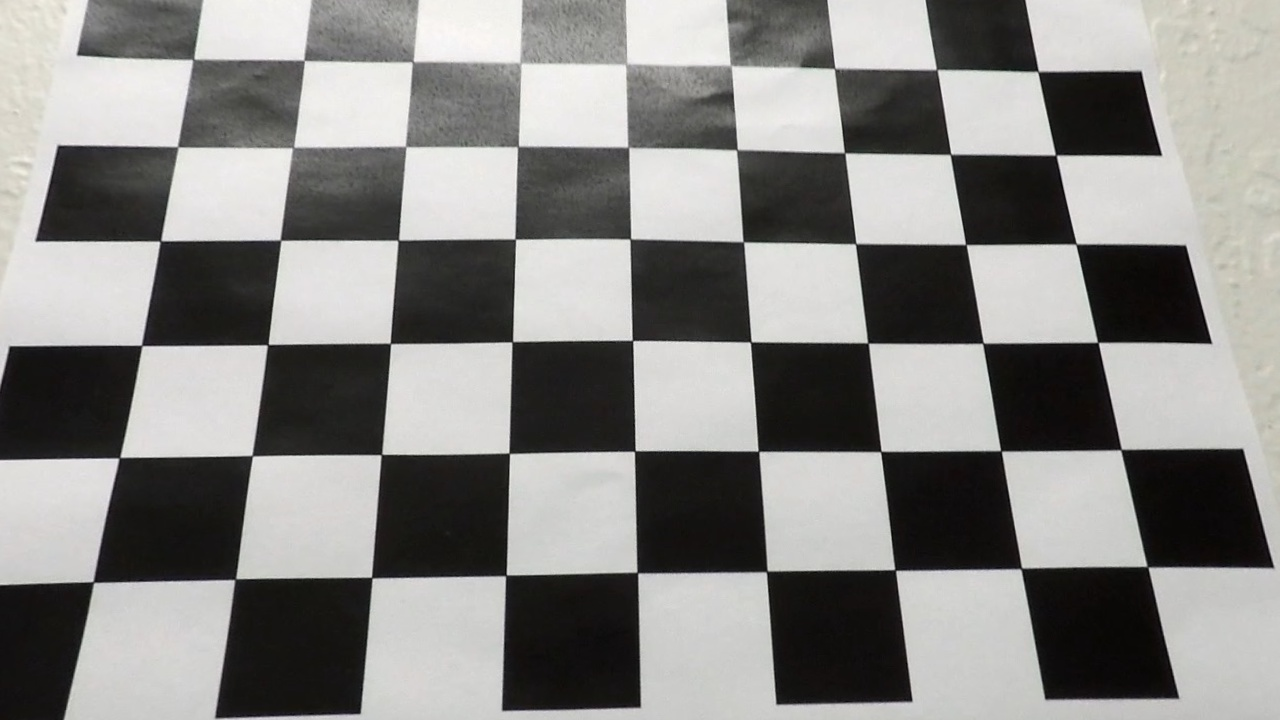
#> input picture camera_cal/test_cal.jpg, 1280 x 720 px, given in place of the camera
$ python main.py   (older library calls are emulated)
#> lines starting #> are read from the running program, lines starting #| are printed output that depends on the picture
#Authorization:Phantom genitix technologics
#
import glob
import pickle
import time
import cv2
import numpy as np
import serial

# [19 lines left out: function undistort_img, not called in this run]


def undistort(img, cal_dir='camera_cal/cal_pickle.p'):
    with open(cal_dir, mode='rb') as f:
        file = pickle.load(f)
    mtx = file['mtx']
    dist = file['dist']
    dst = cv2.undistort(img, mtx, dist, None, mtx)
    return dst


def pipeline(img, s_thresh=(100, 255), sx_thresh=(15, 255)):
    img = undistort(img)
    img = np.copy(img)
    hls = cv2.cvtColor(img, cv2.COLOR_RGB2HLS).astype(np.float)
    l_channel = hls[:, :, 1]
    s_channel = hls[:, :, 2]
    h_channel = hls[:, :, 0]
    sobelx = cv2.Sobel(l_channel, cv2.CV_64F, 1, 1)  # Take the derivative in x
    abs_sobelx = np.absolute(sobelx)  # Absolute x derivative to accentuate lines away from horizontal
    scaled_sobel = np.uint8(255 * abs_sobelx / np.max(abs_sobelx))
    sxbinary = np.zeros_like(scaled_sobel)
    sxbinary[(scaled_sobel >= sx_thresh[0]) & (scaled_sobel <= sx_thresh[1])] = 1
    s_binary = np.zeros_like(s_channel)
    s_binary[(s_channel >= s_thresh[0]) & (s_channel <= s_thresh[1])] = 1
    color_binary = np.dstack((np.zeros_like(sxbinary), sxbinary, s_binary)) * 255
    combined_binary = np.zeros_like(sxbinary)
    combined_binary[(s_binary == 1) | (sxbinary == 1)] = 1
    return combined_binary


def perspective_warp(img,
                     dst_size=(1280, 720),
                     src=np.float32([(0.43, 0.65), (0.58, 0.65), (0.1, 1), (1, 1)]),
                     dst=np.float32([(0, 0), (1, 0), (0, 1), (1, 1)])):
    img_size = np.float32([(img.shape[1], img.shape[0])])
    src = src * img_size
    dst = dst * np.float32(dst_size)
    M = cv2.getPerspectiveTransform(src, dst)
    warped = cv2.warpPerspective(img, M, dst_size)
    return warped


def inv_perspective_warp(img,
                         dst_size=(1280, 720),
                         src=np.float32([(0, 0), (1, 0), (0, 1), (1, 1)]),
                         dst=np.float32([(0.43, 0.65), (0.58, 0.65), (0.1, 1), (1, 1)])):
    img_size = np.float32([(img.shape[1], img.shape[0])])
    src = src * img_size
    dst = dst * np.float32(dst_size)
    M = cv2.getPerspectiveTransform(src, dst)
    warped = cv2.warpPerspective(img, M, dst_size)
    return warped


def get_hist(img):
    hist = np.sum(img[img.shape[0] // 2:, :], axis=0)
    return hist


left_a, left_b, left_c = [], [], []
right_a, right_b, right_c = [], [], []


def sliding_window(img, nwindows=9, margin=150, minpix=1, draw_windows=True):
    global left_a, left_b, left_c, right_a, right_b, right_c
    left_fit_ = np.empty(3)
    right_fit_ = np.empty(3)
    out_img = np.dstack((img, img, img)) * 255
    histogram = get_hist(img)
    midpoint = int(histogram.shape[0] / 2)
    leftx_base = np.argmax(histogram[:midpoint])
    rightx_base = np.argmax(histogram[midpoint:]) + midpoint
    window_height = np.int(img.shape[0] / nwindows)
    nonzero = img.nonzero()
    nonzeroy = np.array(nonzero[0])
    nonzerox = np.array(nonzero[1])
    leftx_current = leftx_base
    rightx_current = rightx_base
    left_lane_inds = []
    right_lane_inds = []

    for window in range(nwindows):
        win_y_low = img.shape[0] - (window + 1) * window_height
        win_y_high = img.shape[0] - window * window_height
        win_xleft_low = leftx_current - margin
        win_xleft_high = leftx_current + margin
        win_xright_low = rightx_current - margin
        win_xright_high = rightx_current + margin
        if draw_windows:
            cv2.rectangle(out_img, (win_xleft_low, win_y_low), (win_xleft_high, win_y_high),
                          (100, 255, 255), 3)
            cv2.rectangle(out_img, (win_xright_low, win_y_low), (win_xright_high, win_y_high),
                          (100, 255, 255), 3)
        good_left_inds = ((nonzeroy >= win_y_low) & (nonzeroy < win_y_high) &
                          (nonzerox >= win_xleft_low) & (nonzerox < win_xleft_high)).nonzero()[0]
        good_right_inds = ((nonzeroy >= win_y_low) & (nonzeroy < win_y_high) &
                           (nonzerox >= win_xright_low) & (nonzerox < win_xright_high)).nonzero()[0]
        left_lane_inds.append(good_left_inds)
        right_lane_inds.append(good_right_inds)
        if len(good_left_inds) > minpix:
            leftx_current = np.int(np.mean(nonzerox[good_left_inds]))
        if len(good_right_inds) > minpix:
            rightx_current = np.int(np.mean(nonzerox[good_right_inds]))

    left_lane_inds = np.concatenate(left_lane_inds)
    right_lane_inds = np.concatenate(right_lane_inds)
    leftx = nonzerox[left_lane_inds]
    lefty = nonzeroy[left_lane_inds]
    rightx = nonzerox[right_lane_inds]
    righty = nonzeroy[right_lane_inds]
    left_fit = np.polyfit(lefty, leftx, 2)
    right_fit = np.polyfit(righty, rightx, 2)
    left_a.append(left_fit[0])
    left_b.append(left_fit[1])
    left_c.append(left_fit[2])
    right_a.append(right_fit[0])
    right_b.append(right_fit[1])
    right_c.append(right_fit[2])
    left_fit_[0] = np.mean(left_a[-10:])
    left_fit_[1] = np.mean(left_b[-10:])
    left_fit_[2] = np.mean(left_c[-10:])
    right_fit_[0] = np.mean(right_a[-10:])
    right_fit_[1] = np.mean(right_b[-10:])
    right_fit_[2] = np.mean(right_c[-10:])
    ploty = np.linspace(0, img.shape[0] - 1, img.shape[0])
    left_fitx = left_fit_[0] * ploty ** 2 + left_fit_[1] * ploty + left_fit_[2]
    right_fitx = right_fit_[0] * ploty ** 2 + right_fit_[1] * ploty + right_fit_[2]
    out_img[nonzeroy[left_lane_inds], nonzerox[left_lane_inds]] = [255, 0, 100]
    out_img[nonzeroy[right_lane_inds], nonzerox[right_lane_inds]] = [0, 100, 255]

    return out_img, (left_fitx, right_fitx), (left_fit_, right_fit_), ploty


def get_curve(img, leftx, rightx):
    ploty = np.linspace(0, img.shape[0] - 1, img.shape[0])
    y_eval = np.max(ploty)
    ym_per_pix = 30.5 / 720
    xm_per_pix = 3.7 / 720
    left_fit_cr = np.polyfit(ploty * ym_per_pix, leftx * xm_per_pix, 2)
    right_fit_cr = np.polyfit(ploty * ym_per_pix, rightx * xm_per_pix, 2)
    left_curverad = ((1 + (2 * left_fit_cr[0] * y_eval * ym_per_pix + left_fit_cr[1]) ** 2) ** 1.5) / np.absolute(
        2 * left_fit_cr[0])
    right_curverad = ((1 + (2 * right_fit_cr[0] * y_eval * ym_per_pix + right_fit_cr[1]) ** 2) ** 1.5) / np.absolute(
        2 * right_fit_cr[0])
    car_pos = img.shape[1] / 2
    l_fit_x_int = left_fit_cr[0] * img.shape[0] ** 2 + left_fit_cr[1] * img.shape[0] + left_fit_cr[2]
    r_fit_x_int = right_fit_cr[0] * img.shape[0] ** 2 + right_fit_cr[1] * img.shape[0] + right_fit_cr[2]
    lane_center_position = (r_fit_x_int + l_fit_x_int) / 2
    center = (car_pos - lane_center_position) * xm_per_pix / 10
    return (left_curverad, right_curverad, center)


def draw_lanes(img, left_fit, right_fit):
    ploty = np.linspace(0, img.shape[0] - 1, img.shape[0])
    color_img = np.zeros_like(img)
    left = np.array([np.transpose(np.vstack([left_fit, ploty]))])
    right = np.array([np.flipud(np.transpose(np.vstack([right_fit, ploty])))])
    points = np.hstack((left, right))
    cv2.fillPoly(color_img, np.int_(points), (255, 5, 0))
    inv_perspective = inv_perspective_warp(color_img)
    inv_perspective = cv2.addWeighted(img, 1, inv_perspective, 0.7, 0)
    return inv_perspective


def calc_servo_pos(center_value):
    main_offset = abs(center_value)
    if main_offset < 10:
        return 'ALMOST CENTER', 'CENTER', 0
    elif 10 < main_offset < 100:
        if center_value > 0:
            return 'TURN SLIGHTLY TO LEFT', 'LEFT', 30
        else:
            return 'TURN SLIGHTLY TO RIGHT', 'RIGHT', 30
    elif main_offset > 100:
        if center_value > 0:
            return 'TURN HARDLY TO LEFT', 'LEFT', 75
        else:
            return 'TURN HARDLY TO RIGHT', 'RIGHT', 75
    else:
        return 'NONE', 'NONE', 'NONE'


def vid_pipeline(img):
    gray = cv2.cvtColor(img, cv2.COLOR_BGR2GRAY)
    gray = gray[350:1150, 400:750]
    img_ = pipeline(img)
    img_ = perspective_warp(img_)
    out_img, curves, lanes, ploty = sliding_window(img_, draw_windows=False)
    curverad = get_curve(img, curves[0], curves[1])
    lane_curve = np.mean([curverad[0], curverad[1]])
    left_most_end = np.mean((curves[0]))
    right_most_end = np.mean((curves[1]))
    img = draw_lanes(img, curves[0], curves[1])
    font = cv2.FONT_HERSHEY_SIMPLEX
    car_cascade = cv2.CascadeClassifier('Support/cars.xml')
    bike_cascade = cv2.CascadeClassifier('Support/bike.xml')
    bus_cascade = cv2.CascadeClassifier('Support/bus.xml')
    pedestrian_cascade = cv2.CascadeClassifier('Support/pedestrian.xml')
    cv2.putText(img, 'Lane Curvature: {:.0f} m'.format(lane_curve), (450, 50), font, 0.7, (0, 255, 255), 2)
    cv2.putText(img, 'Vehicle offset: {:.4f} m'.format(curverad[2]), (450, 80), font, 0.7, (0, 255, 255), 2)
    cv2.line(img, (640, 535), (640, 595), (0, 0, 255), 2)
    cars = car_cascade.detectMultiScale(gray, 1.5, 3)
    bikes = bike_cascade.detectMultiScale(gray, 1.19, 1)
    buses = bus_cascade.detectMultiScale(gray, 1.16, 1)
    pedestrians = pedestrian_cascade.detectMultiScale(gray, 1.3, 2)
    if (len(cars) > 0) or (len(bikes) > 0) or (len(buses) > 0) or (len(pedestrians) > 0):
        obstacles = []
        if len(cars) > 0:
            for (x, y, w, h) in cars:
                cv2.rectangle(gray, (x, y), (x + w, y + h), (0, 0, 255), 2)
                obstacles.append(f'{len(cars)}-car')
        if len(bikes) > 0:
            for (x, y, w, h) in bikes:
                cv2.rectangle(img, (x, y), (x + w, y + h), (0, 255, 215), 2)
                obstacles.append(f'{len(bikes)}-Bike')
        if len(buses) > 0:
            for (x, y, w, h) in buses:
                cv2.rectangle(img, (x, y), (x + w, y + h), (0, 0, 255), 2)
                obstacles.append(f'{len(buses)}-Bus')
        if len(pedestrians) > 0:
            for (a, b, c, d) in pedestrians:
                cv2.rectangle(img, (a, b), (a + c, b + d), (0, 255, 210), 4)
                obstacles.append(f'{len(pedestrians)}-Pedestrian')
        cv2.putText(img, f"Obstacles Ahead: {str(obstacles).replace('[','').replace(']','')} in front",
                    (450, 140), font, 0.7, (0, 255, 255), 2)
    else:
        cv2.putText(img, "Obstacles Ahead: No Obstacles in Front", (450, 140), font, 0.7, (0, 255, 255), 2)
    return img, gray, left_most_end, right_most_end


right_curves, left_curves = [], []
video_path = 'TEST/Test.mp4'
cap = cv2.VideoCapture(0)  #video_path

while True:
    start_time = time.time()
    ret, img = cap.read()
#> img is the input picture: shape (720, 1280, 3); mean B, G, R 132.4, 134.7, 135.5
    if ret:
        img = cv2.resize(img, (1280, 720), interpolation=cv2.INTER_AREA)
        kp, detection_gray, left_most_end, right_most_end = vid_pipeline(img)
#> (reads camera_cal/cal_pickle.p from the repository)
#> in pipeline, `sobelx = cv2.Sobel(l_channel, cv2.CV_64F, 1, 1)`:
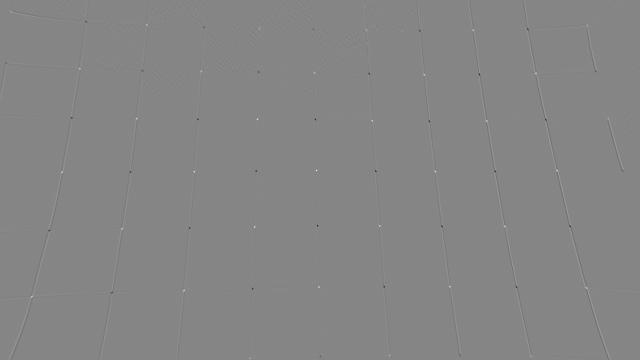
#> sobelx: shape (720, 1280) float64 (shown at 1/2 size); min -274, max 249, mean 0; drawn with min black and max white
#> in vid_pipeline, `img_ = pipeline(img)`:
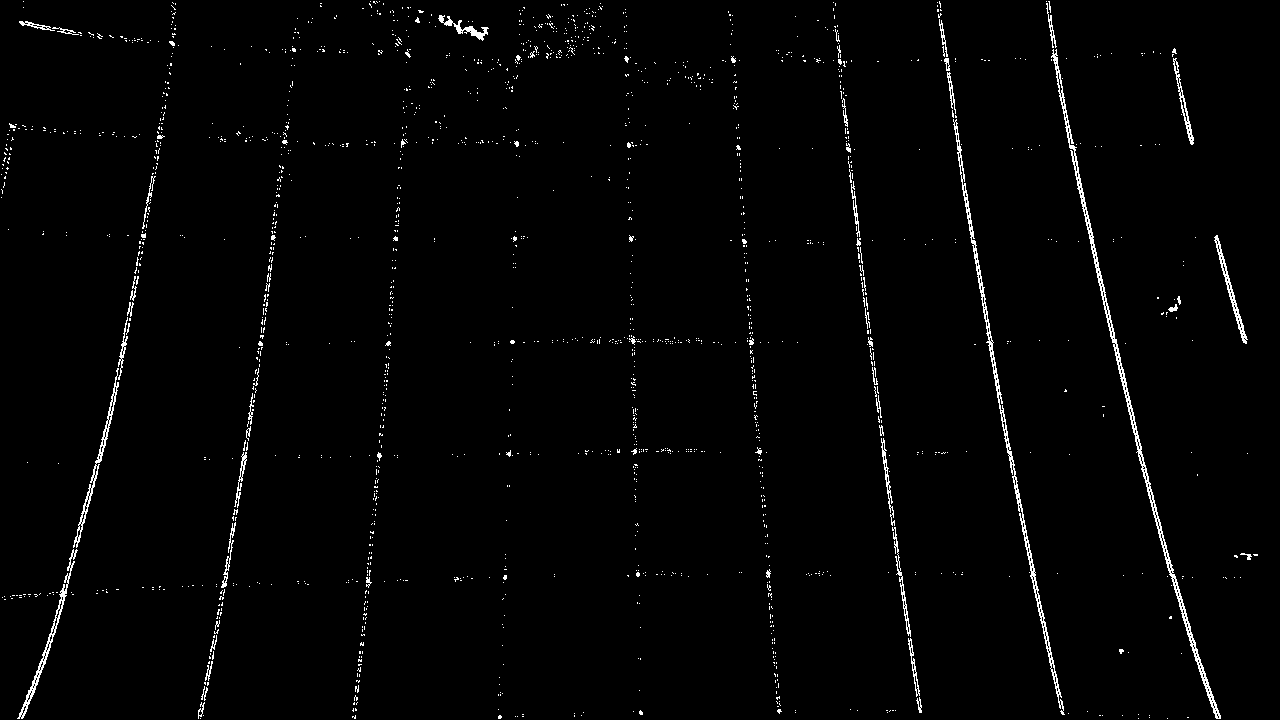
#> img_: shape (720, 1280); values 0 (black) and 1 (white), 1.6% white in thin lines or dots
#> in perspective_warp, `src = src * img_size`: src = [[550.4, 468], [742.4, 468], [128, 720], [1280, 720]]
#> in perspective_warp, `dst = dst * np.float32(dst_size)`: dst = [[0, 0], [1280, 0], [0, 720], [1280, 720]]
#> in perspective_warp, `M = cv2.getPerspectiveTransform(src, dst)`: M = [[-0.805, -1.35, 1074], [-5.33e-16, -2.07, 968.3], [-6.72e-19, -0.00239, 1]]
#> in get_hist, `hist = np.sum(img[img.shape[0] // 2:, :], axis=0)`: hist = 1280 values, max 27 at index 570, min 0 at index 67, mean 2.49
#> in sliding_window, `histogram = get_hist(img)`: histogram has the same summary as hist in get_hist
#> in sliding_window, `leftx_base = np.argmax(histogram[:midpoint])`: leftx_base = 570
#> in sliding_window, `rightx_base = np.argmax(histogram[midpoint:]) + midpoint`: rightx_base = 1057
#> in sliding_window, `nonzero = img.nonzero()`: nonzero = 4105 positions, rows 10 to 719, columns 0 to 1279
#> in sliding_window, `nonzeroy = np.array(nonzero[0])`: nonzeroy = 4105 values from 10 to 719
#> in sliding_window, `nonzerox = np.array(nonzero[1])`: nonzerox = 4105 values, max 1279 at index 1282, min 0 at index 2198, mean 847.6
#> in sliding_window, `leftx_current = leftx_base`: leftx_current = 570
#> in sliding_window, `rightx_current = rightx_base`: rightx_current = 1057
#> the loop in sliding_window, `for window in range(nwindows):` made 9 passes
#> (win_xleft_low, win_xleft_high, win_xright_low, win_xright_high, leftx_current, rightx_current) on passes 1, 2, 3, 5, 6, 7: (420, 720, 907, 1207, 526, 1052), (376, 676, 902, 1202, 580, 1096), (430, 730, 946, 1246, 565, 1213), (418, 718, 1063, 1363, 563, 1083), (413, 713, 933, 1233, 562, 1132), (412, 712, 982, 1282, 569, 1197)
#> after the loop in sliding_window, `for window in range(nwindows):`: left_lane_inds = 9 items
#> in sliding_window, `left_lane_inds = np.concatenate(left_lane_inds)`: left_lane_inds = 796 values, max 4084 at index 21, min 0 at index 607, mean 789.7
#> in sliding_window, `right_lane_inds = np.concatenate(right_lane_inds)`: right_lane_inds = 1633 values, max 4098 at index 559, min 409 at index 1545, mean 2217.8
#> in sliding_window, `leftx = nonzerox[left_lane_inds]`: leftx = 796 values, max 675 at index 147, min 389 at index 73, mean 564.3
#> in sliding_window, `lefty = nonzeroy[left_lane_inds]`: lefty = 796 values, max 718 at index 17, min 10 at index 607, mean 263.7
#> in sliding_window, `rightx = nonzerox[right_lane_inds]`: rightx = 1633 values, max 1245 at index 1079, min 907 at index 518, mean 1102.7
#> in sliding_window, `righty = nonzeroy[right_lane_inds]`: righty = 1633 values, max 719 at index 558, min 173 at index 1545, mean 548.7
#> in sliding_window, `left_fit = np.polyfit(lefty, leftx, 2)`: left_fit = [-9.81e-05, 0.0833, 553.4]
#> in sliding_window, `right_fit = np.polyfit(righty, rightx, 2)`: right_fit = [-0.00106, 0.779, 1018.5]
#> in vid_pipeline, `out_img, curves, lanes, ploty = sliding_window(img_, draw_windows=False)`: lanes = ([-9.81e-05, 0.0833, 553.4], [-0.00106, 0.779, 1018.5]); ploty = 720 values from 0 to 719
#> in get_curve, `left_fit_cr = np.polyfit(ploty * ym_per_pix, leftx * xm_per_pix, 2)`: left_fit_cr = [-0.000281, 0.0101, 2.84]
#> in get_curve, `right_fit_cr = np.polyfit(ploty * ym_per_pix, rightx * xm_per_pix, 2)`: right_fit_cr = [-0.00303, 0.0945, 5.23]
#> in get_curve, `left_curverad = ((1 + (2 * left_fit_cr[0] * y_eval * ym_per_pix + left..`: left_curverad = 1779
#> in get_curve, `right_curverad = ((1 + (2 * right_fit_cr[0] * y_eval * ym_per_pix + ri..`: right_curverad = 166.8
#> in get_curve, `l_fit_x_int = left_fit_cr[0] * img.shape[0] ** 2 + left_fit_cr[1] * im..`: l_fit_x_int = -135.6
#> in get_curve, `r_fit_x_int = right_fit_cr[0] * img.shape[0] ** 2 + right_fit_cr[1] * ..`: r_fit_x_int = -1499.9
#> in get_curve, `lane_center_position = (r_fit_x_int + l_fit_x_int) / 2`: lane_center_position = -817.8
#> in get_curve, `center = (car_pos - lane_center_position) * xm_per_pix / 10`: center = 0.749
#> in vid_pipeline, `curverad = get_curve(img, curves[0], curves[1])`: curverad = (1779, 166.8, 0.749)
#> in vid_pipeline, `lane_curve = np.mean([curverad[0], curverad[1]])`: lane_curve = 972.9
#> in vid_pipeline, `left_most_end = np.mean((curves[0]))`: left_most_end = 566.4
#> in vid_pipeline, `right_most_end = np.mean((curves[1]))`: right_most_end = 1115.9
#> in draw_lanes, `left = np.array([np.transpose(np.vstack([left_fit, ploty]))])`: left = 720 pairs, first value 553.4 to 571.1, second value 0 to 719
#> in draw_lanes, `right = np.array([np.flipud(np.transpose(np.vstack([right_fit, ploty])..`: right = 720 pairs, first value 1018.5 to 1161.7, second value 0 to 719
#> in draw_lanes, `points = np.hstack((left, right))`: points = 1440 pairs, first value 553.4 to 1161.7, second value 0 to 719
#> in draw_lanes, `cv2.fillPoly(color_img, np.int_(points), (255, 5, 0))`:
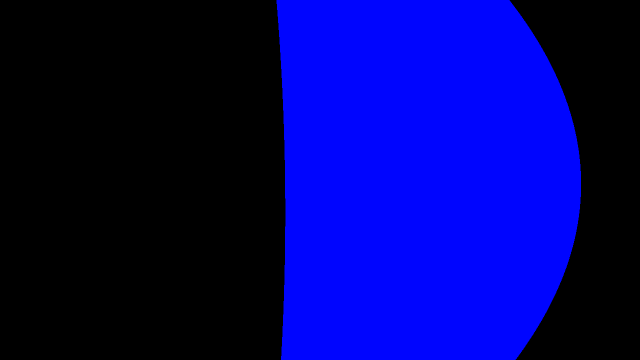
#> color_img: shape (720, 1280, 3) (shown at 1/2 size); mean of channels 0, 1, 2 109.7, 2.2, 0; drawn as B, G, R
#> in inv_perspective_warp, `src = src * img_size`: src = [[0, 0], [1280, 0], [0, 720], [1280, 720]]
#> in inv_perspective_warp, `dst = dst * np.float32(dst_size)`: dst = [[550.4, 468], [742.4, 468], [128, 720], [1280, 720]]
#> in inv_perspective_warp, `M = cv2.getPerspectiveTransform(src, dst)`: M = [[0.15, -0.735, 550.4], [-1.55e-16, -0.483, 468], [-3.3e-19, -0.00116, 1]]
#> in vid_pipeline, `font = cv2.FONT_HERSHEY_SIMPLEX`: font = 0
#> in vid_pipeline, `cars = car_cascade.detectMultiScale(gray, 1.5, 3)`: cars = ()
#> left_most_end = 566.4; right_most_end = 1115.9
        lane_center_pos = int((right_most_end - left_most_end) / 2) + int(left_most_end)
#> lane_center_pos = 840
        cv2.putText(kp, f'Processing Time: {round((time.time() - start_time), 4)} Seconds', (450, 110),
                    cv2.FONT_HERSHEY_SIMPLEX, 0.7, (0, 255, 255), 2)
        cv2.rectangle(kp, (200, 535), (200 + 880, 535 + 60), (0, 0, 255), 5)
        cv2.putText(kp, 'Steering Control', (530, 520), cv2.FONT_HERSHEY_SIMPLEX, 1, (0, 255, 0), 2)
        cv2.putText(kp, '.', (int(lane_center_pos), 570), cv2.FONT_HERSHEY_SIMPLEX, 2, (0, 255, 0), 25)
        offset = int(630 - lane_center_pos)
#> offset = -210
        steering_commands, side, PWM = calc_servo_pos(offset)
#> in calc_servo_pos, `main_offset = abs(center_value)`: main_offset = 210
#> steering_commands = 'TURN HARDLY TO RIGHT'; side = 'RIGHT'; PWM = 75
        cv2.putText(kp, f"Remarks: {steering_commands} ", (450, 170), cv2.FONT_HERSHEY_SIMPLEX, 0.7, (0, 255, 255), 2)
        print(steering_commands)
#| TURN HARDLY TO RIGHT
        cv2.putText(kp, f"Servo Commands: SIDE={side} PWM(DC)={PWM}% ", (450, 200), cv2.FONT_HERSHEY_SIMPLEX, 0.7,
                    (0, 255, 255), 2)
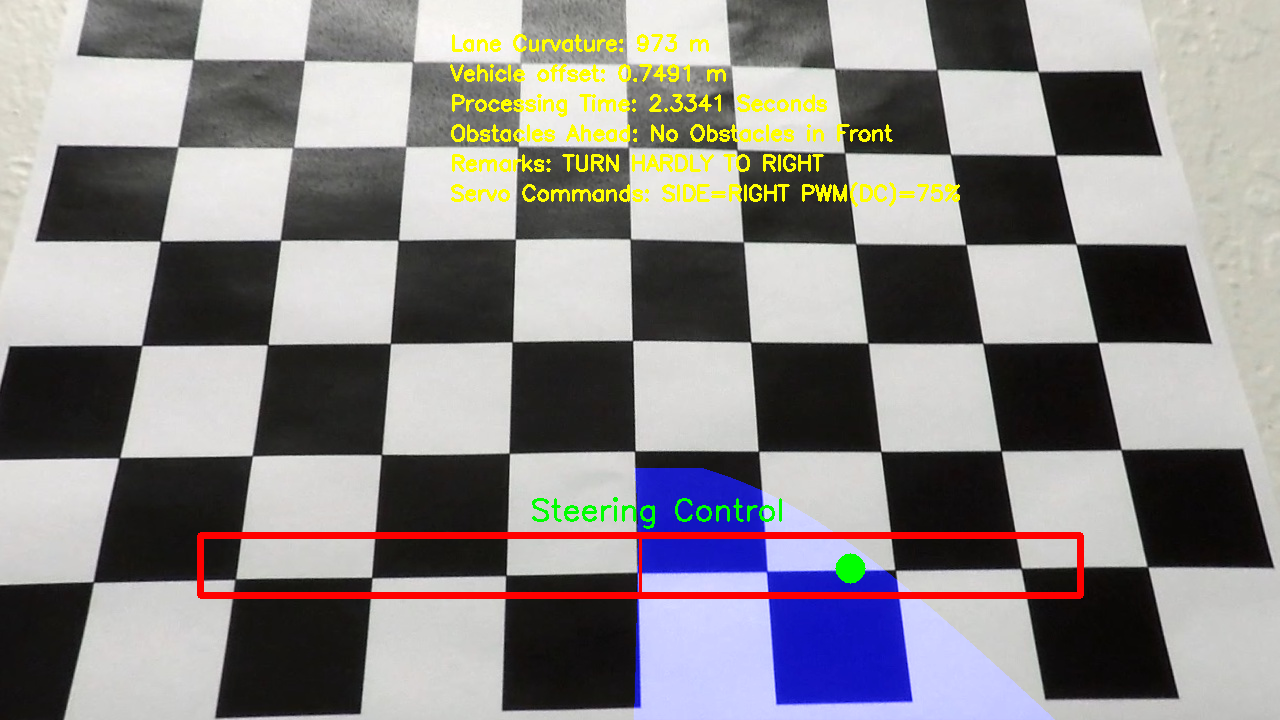
#> kp: shape (720, 1280, 3); mean B, G, R 135.3, 135.2, 138.7
        cv2.imshow('Obstacle_Detection_FRONT', detection_gray)
        cv2.imshow('Lane Detection', kp)
        k = cv2.waitKey(30) & 0xff
#> (key Esc is pressed here)
        if k == 27:
            break

cap.release()
cv2.destroyAllWindows()
